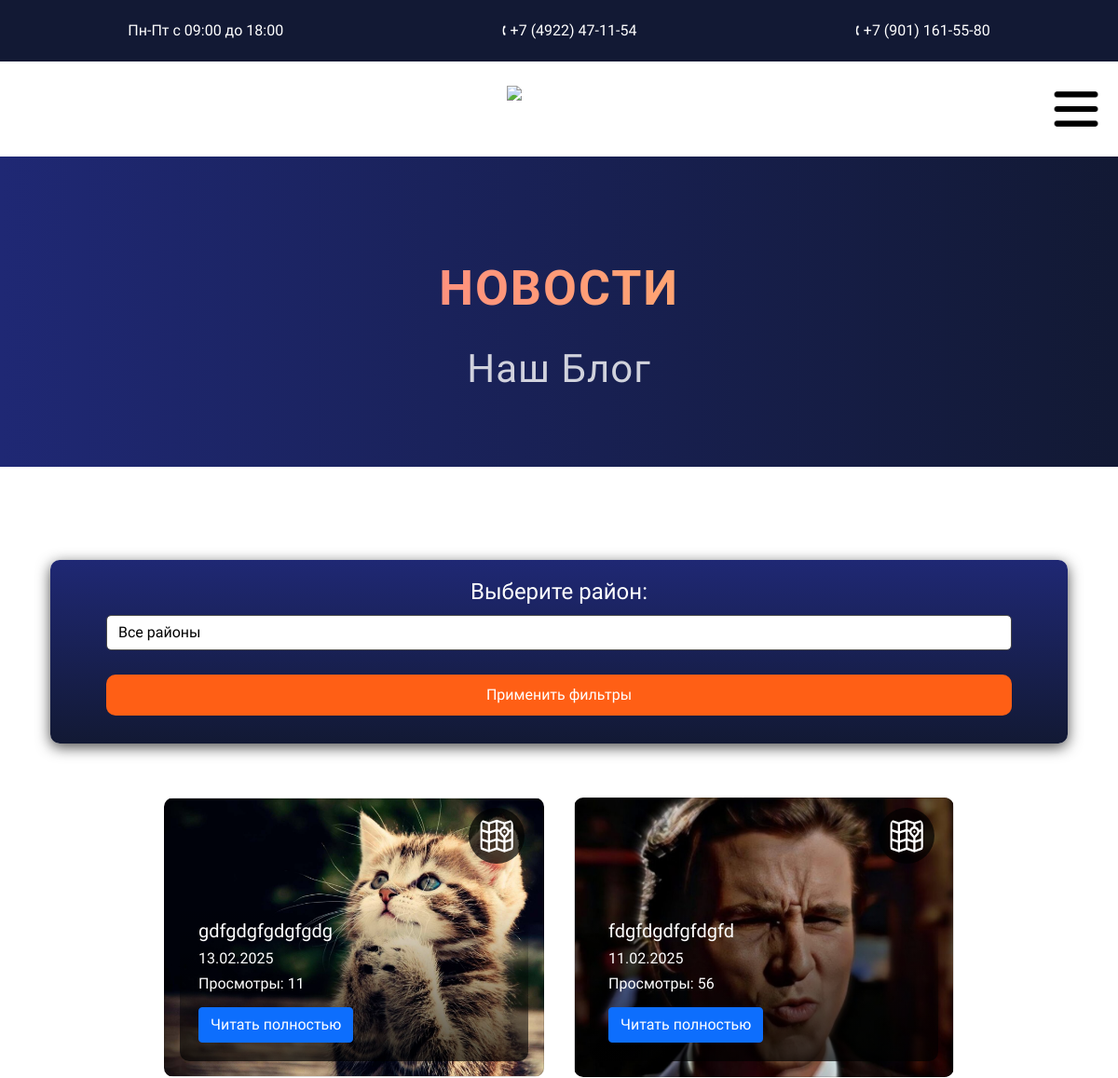
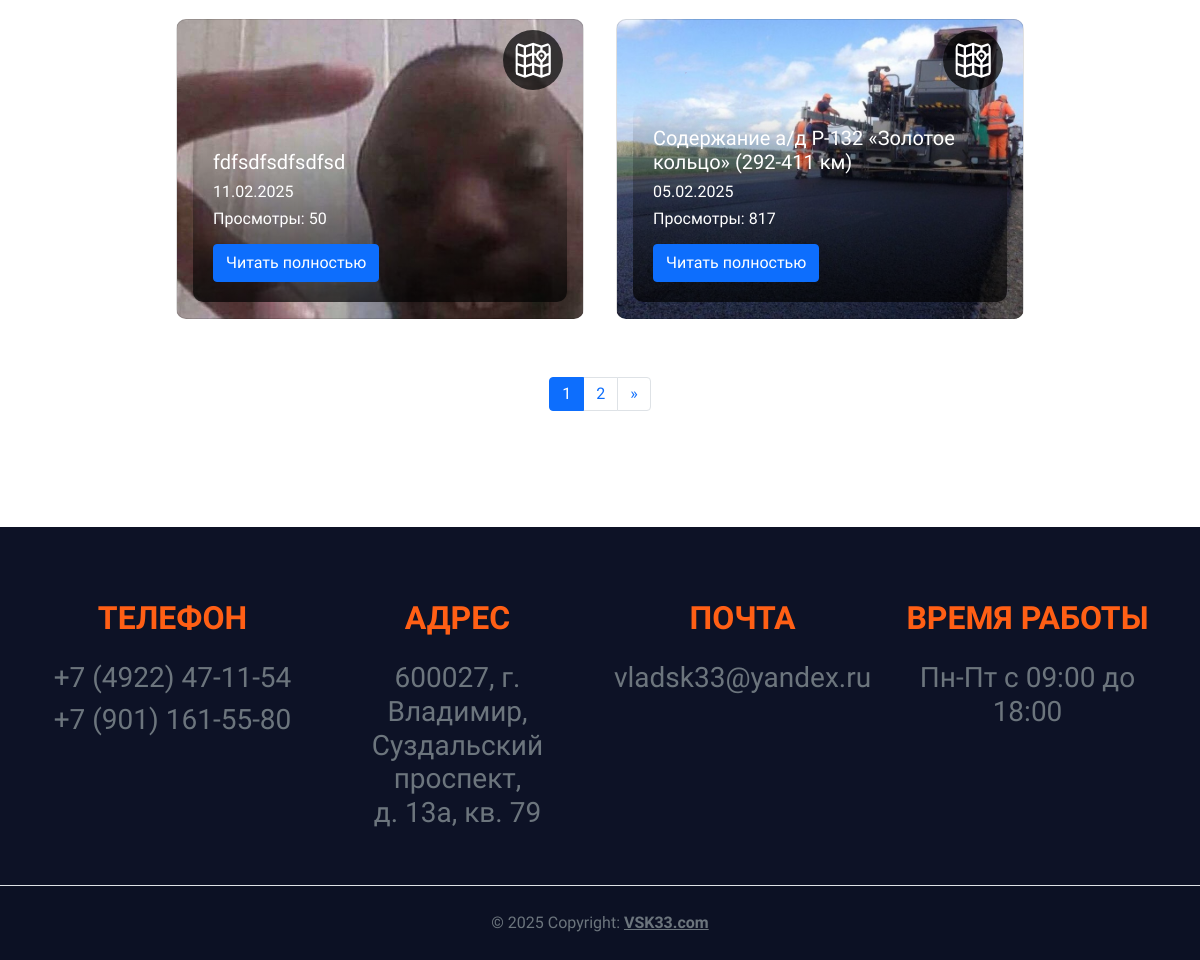
Page /news/ on the committed database (2 pictures, top to bottom).
### base/models.py (models this page shows, shortened)
class News(models.Model):
    title = models.CharField(max_length=255, verbose_name="Заголовок")
    content = models.TextField(verbose_name="Содержание")
    published_at = models.DateTimeField(auto_now_add=True, verbose_name="Дата публикации")
    image = models.ImageField(upload_to='news_images/', null=True, blank=True, verbose_name="Изображение")
    views = models.IntegerField(default=0, null=True, blank=True, verbose_name="Просмотры")
    user = models.ForeignKey(User, null=True, on_delete=models.CASCADE, verbose_name="Пользователь")
    district = models.ForeignKey('District', null=True, blank=True, on_delete=models.CASCADE, verbose_name="Район")
    class Meta:
        verbose_name = "Новость"
        verbose_name_plural = "Новости"

### base/views.py (the view)
# urls.py: path('news/', news_list, name='news_list'),
def news_list(request):
    district_filter = request.GET.get('district', '')
    news = News.objects.all().order_by('-published_at')
    if district_filter:
        news = news.filter(district__id=district_filter)
    districts = District.objects.all()
    paginator = Paginator(news, 4)
    page_number = request.GET.get('page')
    page_obj = paginator.get_page(page_number)
    return render(request, 'news_list.html', {
        'news': page_obj,
        'districts': districts,
        'current_district': int(district_filter) if district_filter.isdigit() else None,
    })

### base/templates/news_list.html (shortened to what this page needs)
{% extends 'base.html' %}
{% load static %}
{% block content %}
<link rel="stylesheet" type="text/css" href="{% static 'css/news.css' %}">
<div class="title">
    <div class="or2">Новости</div>
    <h2 class="ob">Наш Блог</h2>
<div>
<div class="row no-gutters" style="background-color:rgb(255, 255, 255); justify-content: center; color:#ffffff; padding:100px 0; overflow-x: hidden;">
    <div class="col-12">
        <div class="container mb-5">
            <form method="GET" action="{% url 'news_list' %}" class="filter-form">
                <div class="form-group">
                    <h4 for="district" class="filter-label">Выберите район:</h4>
                    <select name="district" id="districts" class="form-control filter-select">
                        <option value="">Все районы</option>
                    </select>
                </div>
                <button type="submit" class="btn btn-primary" style="background-color: #FF5F15; border: none; padding: 10px 0; border-radius: 10px; width: 100%;">
                    Применить фильтры
                </button>
            </form>
        </div>
    </div>
    {% for article in news %}
    <div class="col-12 col-sm-6 col-md-4 mr-3 ml-3">
        <div class="card news-card" style="background-image: url('{{ article.image.url }}'); background-size: cover; background-position: center; cursor: pointer;">
            <div class="card-body">
                <div class="news-overlay">
                    <h5 class="card-title">{{ article.title }}</h5>
                    <h6 class="card-text">{{ article.published_at|date:"d.m.Y" }}</h6>
                    <h6>Просмотры: {{ article.views }}</h6>
                    <a href="{% url 'news_detail' article.id %}" class="btn btn-primary mt-2">Читать полностью</a>
                </div>
                <a href="#" class="card-button">
                    <img src="{% static 'img/cart.svg' %}" alt="Иконка" class="button-icon">
                </a>
            </div>
        </div>
    </div>
    {% endfor %}
    {% if news.has_other_pages %}
    <div class="col-12 mt-5">
        <nav aria-label="Page navigation">
            <ul class="pagination justify-content-center">
                {% for num in news.paginator.page_range %}
                    {% if news.number == num %}
                        <li class="page-item active">
                            <span class="page-link">{{ num }}</span>
                        </li>
                    {% elif num > news.number|add:'-3' and num < news.number|add:'3' %}
                        <li class="page-item">
                            <a class="page-link" href="?page={{ num }}{% if request.GET.district %}&district={{ request.GET.district }}{% endif %}">{{ num }}</a>
                        </li>
                    {% endif %}
                {% endfor %}
                {% if news.has_next %}
                    <li class="page-item">
                        <a class="page-link" href="?page={{ news.next_page_number }}{% if request.GET.district %}&district={{ request.GET.district }}{% endif %}" aria-label="Next">
                            <span aria-hidden="true">&raquo;</span>
                        </a>
                    </li>
                {% endif %}
            </ul>
        </nav>
    </div>
    {% endif %}
</div>
{% endblock %}

### base/static/css/base.css (style rules this page uses)
body { font-family: 'Montserrat Alternates', sans-serif; font-weight: 500; margin: 0; overflow-x: hidden; }

### base/static/css/index.css (style rules this page uses)
.card { margin: 10px 0; }
body { background-color: #ffffff; }
.or2 { color: #FF5F15; text-align: center; }
.ob { color: #ffffff; display: flex; justify-content: center; text-align: center; }
.card { background-size: cover; background-position: center; height: 300px; background-repeat: no-repeat; }
.card-body { display:flex; flex-direction: column; justify-content: flex-end; height:100% }
.card-button { position: absolute; top: 10px; right: 10px; width: 60px; height: 60px; border-radius: 50%; background-color: rgba(0, 0, 0, 0.7); border: none; cursor: pointer; transition: background-color 0.3s ease; display: flex; align-items: center; justify-content: center; }
.button-icon { width: 60%; height: 60%; pointer-events: none; }

### base/static/css/news.css (style rules this page uses)
body { font-family: 'Montserrat Alternates', sans-serif; margin: 0; padding: 0; line-height: 1.6; }
.title { background: linear-gradient(90deg, var(--secondary-color), #121934); color: var(--text-light); text-align: center; padding-top: 100px; }
h4 { color: var(--text-light); }
.or2 { font-size: 52px; font-weight: bold; letter-spacing: 2px; margin-bottom: 20px; text-transform: uppercase; background: linear-gradient(90deg, var(--accent-dark), var(--accent-light)); -webkit-background-clip: text; -webkit-text-fill-color: transparent; }
.ob { font-size: 42px; font-weight: 300; margin-bottom: 5rem; color: rgba(255, 255, 255, 0.8); letter-spacing: 1px; text-align: center; }
.filter-form { margin-bottom: 20px; background: linear-gradient(180deg, var(--secondary-color), #121934); padding: 20px 60px; border-radius: var(--border-radius); box-shadow: var(--box-shadow); }
.filter-label { color: var(--text-light); }
.filter-select { background-color: var(--background-light); color: var(--text-dark); border: 1px solid var(--text-gray); border-radius: 5px; width: 100%; transition: border-color var(--transition-speed); }
.news-card { border-radius: var(--border-radius); overflow: hidden; color: var(--text-light); }
.news-overlay { background: linear-gradient(to top, var(--overlay-bg), transparent); border-radius: var(--border-radius); padding: 20px; text-align: left; display: flex; flex-direction: column; align-items: flex-start; }
textarea, select, button { width: 100%; margin: 10px 0; padding: 10px; border: none; border-radius: 5px; background-color: var(--background-dark); color: var(--text-light); font-size: 20px; cursor: pointer; transition: background-color var(--transition-speed); }
.card-button { position: absolute; top: 10px; right: 20px; width: 60px; height: 60px; border-radius: 50%; background-color: rgba(0, 0, 0, 0.7); border: none; cursor: pointer; transition: background-color var(--transition-speed); display: flex; align-items: center; justify-content: center; }
.button-icon { width: 60%; height: 60%; pointer-events: none; }

### rows in the picture
News: image (picture), title "gdfgdgfgdgfgdg", published_at "13.02.2025", views "11"
News: image (picture), title "fdgfdgdfgfdgfd", published_at "11.02.2025", views "56"
News: image (picture), title "fdfsdfsdfsdfsd", published_at "11.02.2025", views "50"
News: image (picture), title "Содержание а/д Р-132 «Золотое кольцо» (292-411 км)", published_at "05.02.2025", views "817"

### other values in the picture
{{ num }} "1"
{{ num }} "2"
